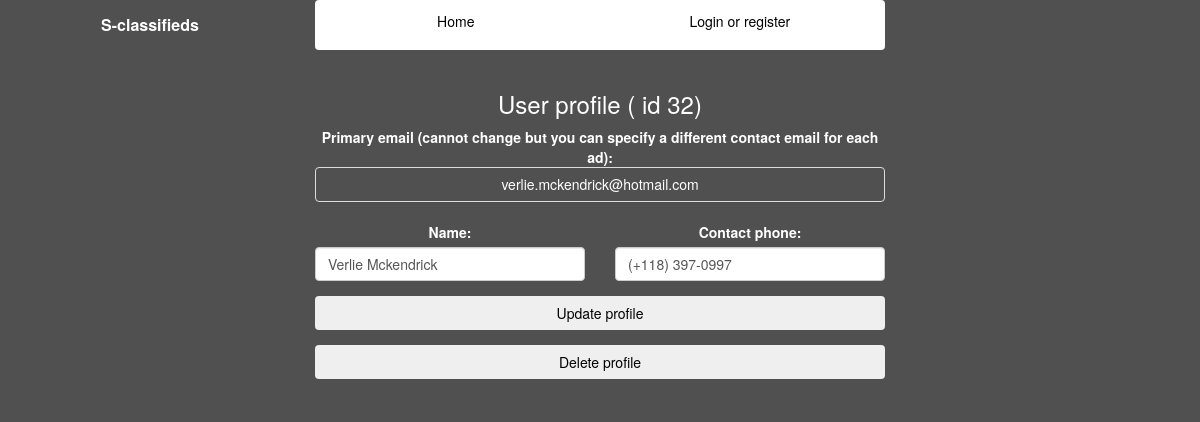
Screenshot of /user_profile (signed in) with the database file from the repository.
### create_database.py (models this page shows, shortened)
class User(Base):
    __tablename__ = 'user'
    id = Column(Integer, primary_key=True)
    name = Column(String(250), nullable=False)
    email = Column(String(250))
    phone = Column(String(50))
    password = Column(String)
    authenticated = Column(Boolean, default=False)
    ads = relationship("Ad", back_populates="user", cascade="delete")
    def get_id(self):
        return str(self.id)
    def is_authenticated(self):
        return self.authenticated

### main.py (the view, shortened to what this page needs)
@app.route("/user_profile", methods=["GET", "POST"])
@flask_login.login_required
def user_profile():
    user = flask_login.current_user
    apply_new_profile_settings_class = "style='display: none';"
    update_user_info_form = UpdateUserInfoForm(obj=user)
    apply_new_profile_settings_to_user_ads_form = FlaskForm()
    return render_template("user_profile.html",
                           user=user,
                           update_user_info_form=update_user_info_form,
                           apply_new_profile_settings_to_user_ads_form=apply_new_profile_settings_to_user_ads_form,
                           page_info=get_page_info(),
                           apply_new_profile_settings_class=apply_new_profile_settings_class)

### forms.py
class UpdateUserInfoForm(FlaskForm):
    phone = StringField("Contact phone:")
    name = StringField("Name:")

### database.py (called while the page is built)
def get_user_by_unicode_id(user_id):
    user = session.query(create_database.User).filter(create_database.User.id == int(user_id)).first()
    return user

### lib.py (called while the page is built)
def debug_print(item_to_print, printing_on=options.DEBUG_PRINT_ON):
    if printing_on:
        print item_to_print

### main.py (called while the page is built)
@login_manager.user_loader
def user_loader(user_id):
    return database.get_user_by_unicode_id(user_id)

def get_page_info():
    page_info = dict()
    page_info["user_logged_in"] = False
    page_info["left_text"] = "S-classifieds"
    page_info["right_text"] = ""
    lib.debug_print("get_page_info")
    lib.debug_print(flask_login.current_user.get_id())
    if flask_login.current_user.get_id():
        if flask_login.current_user.is_authenticated():
            page_info["user_logged_in"] = True
            page_info["right_text"] = "Logged in as " + flask_login.current_user.email
    return page_info

### templates/user_profile.html (shortened to what this page needs)
<!doctype html>
<html>
<head>
    <link rel="stylesheet" type="text/css" href="../static/css/bootstrap.min.css">
    <link rel="stylesheet" type="text/css" href="../static/css/style.css">
</head>
<body>
 <div class="container-fluid">
 {% include 'nav_bar_row.html' %}
 <div class="row white-text">
	 	<div class="col-md-3"></div>
		 <div class="col-md-6">
			 <div class="text-center">
			     <h3> User profile ( id {{ user.id }})</h3>
			</div>
			 <form action = "{{ url_for('user_profile') }}" method="post">
			 <div class = row>
		         <div class ="col-md-12">
					 <div class="title-info1">Primary email (cannot change but you can specify a different contact email for each ad):</div>
			                        <div class="panel panel-default panel-text1">
			                            {{ user.email }}
			                        </div>
				 </div>
			 </div>
			<div class = "row">
		        <div class = "col-md-6">
		            <div class="form-group">
		                <div class="title-info4">{{ update_user_info_form.name.label }}</div>
		                 {{ update_user_info_form.name(class_="form-control") }}
		            </div>
		        </div>
		        <div class = "col-md-6">
		            <div class="form-group">
		                <div class="title-info4">{{ update_user_info_form.phone.label }}</div>
		                 {{ update_user_info_form.phone(class_="form-control") }}
		            </div>
		        </div>
	        </div>
	        <button type="submit" class="btn btn-block black-text">Update profile</button>
	     	</form>
		</div>
		<div class="col-md-3"></div>
	</div>
	<div class="row white-text">
		<div class="col-md-3"></div>
		<div class="col-md-6" style="margin-top: 15px;">
			<div class="form-group">
				<form action="{{ url_for('delete_user_profile') }}" method="get">
		    		<input type="submit" class="btn btn-block black-text" value="Delete profile">
				</form>
			</div>
		</div>
		<div class="col-md-3"></div>
	</div>
</div>
</body>
</html>

### static/css/style.css (style rules this page uses)
body { background-color: #505050; }
.text-center { text-align: center; }
.title-info1 { text-align: center; font-weight: bold; }
.title-info4 { text-align: center; font-weight: bold; min-width: 150px; }
.panel-text1 { min-height: 33px; text-align: center; line-height: 33px; color: white; background-color: #505050;; }
.white-text { background-color: #505050; color: white; }
.black-text { color: black; }

### rows the page displays
User: id "32", email "verlie.mckendrick@hotmail.com", name "Verlie Mckendrick", phone "(+118) 397-0997"

### other values shown
{{ page_info["left_text"]|safe }} "S-classifieds"
{{ update_user_info_form.name.label }} "Name:"
{{ update_user_info_form.phone.label }} "Contact phone:"
